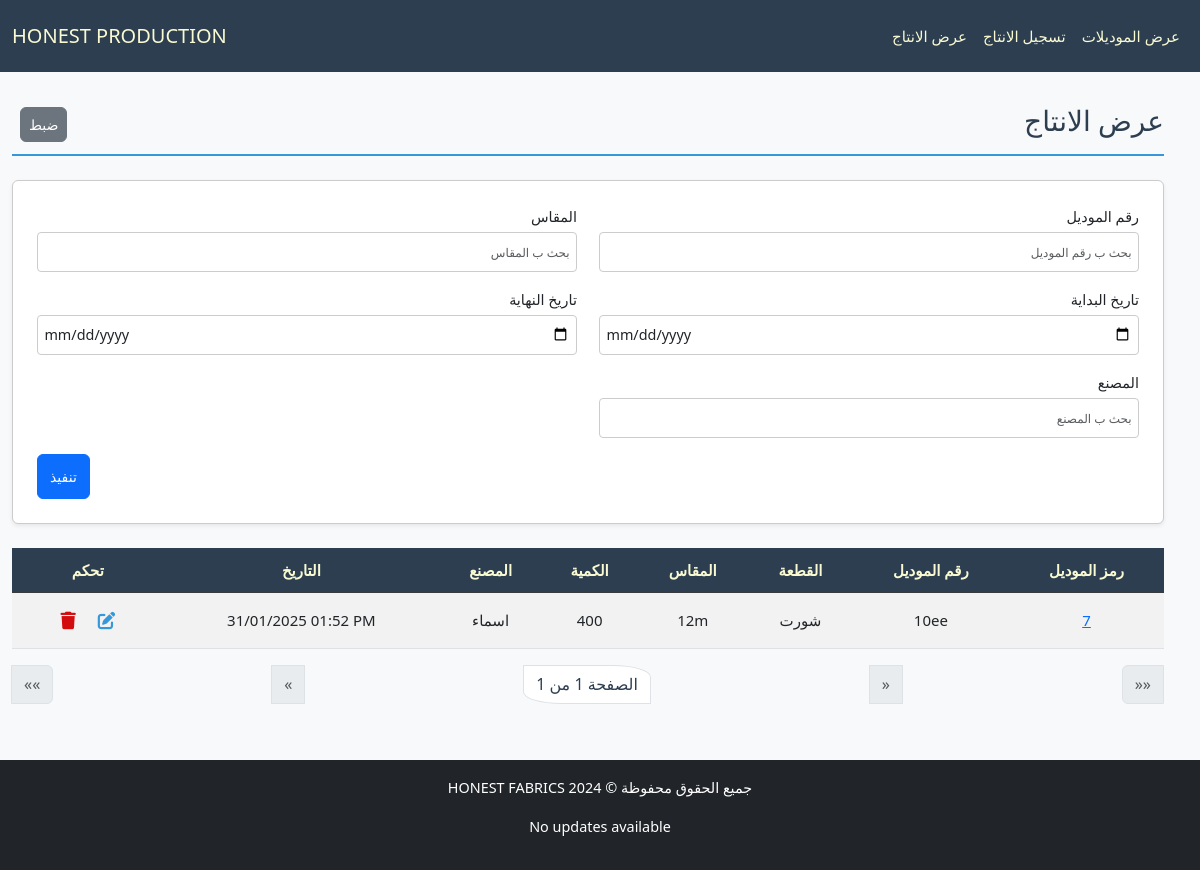
Before: /production/production-list with the older database file.
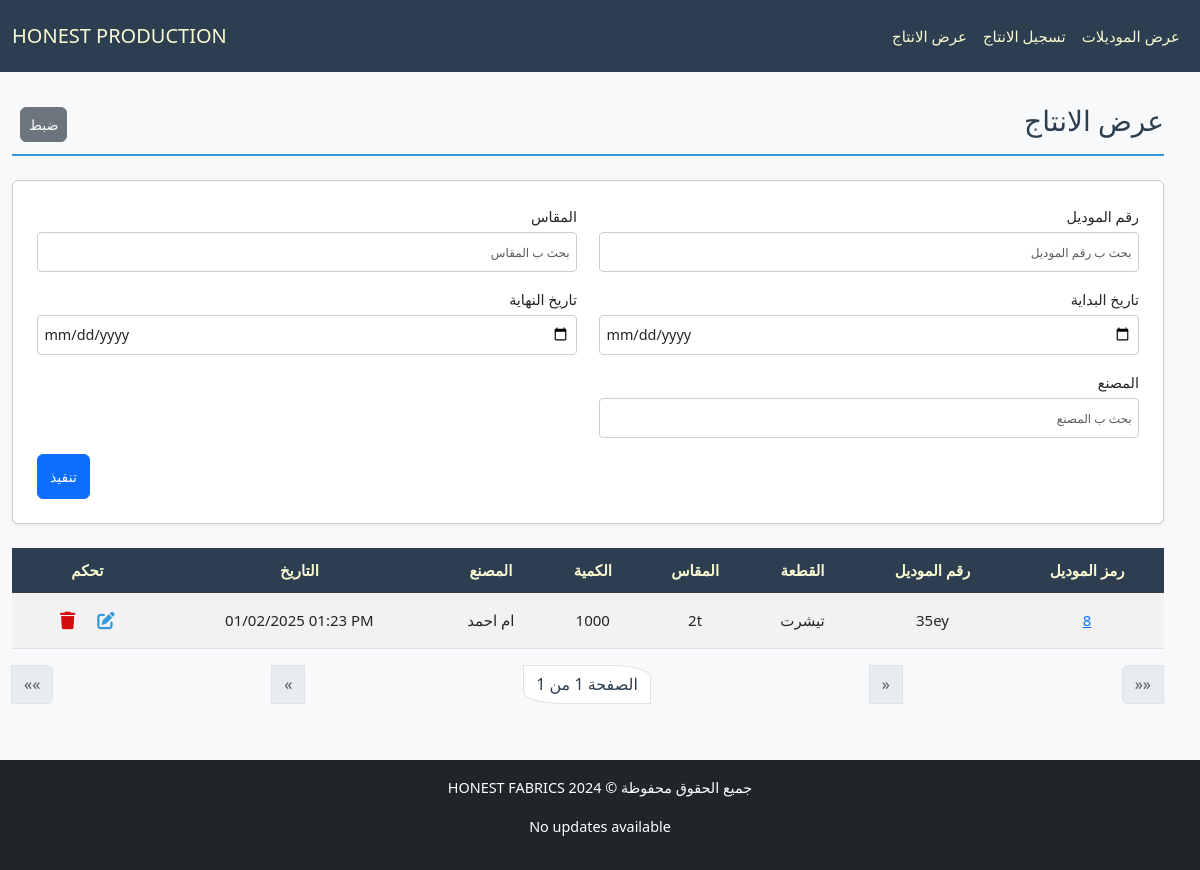
After: the same page with the newer database file.
### production/models.py (models this page shows, shortened)
class ProductionPiece(models.Model):
    piece = models.ForeignKey(Piece, verbose_name="القطعة", on_delete=models.CASCADE, related_name="productions")
    created_at = models.DateTimeField(verbose_name="تاريخ الإنشاء", default=now)
    used_amount = models.IntegerField(verbose_name="الكمية للانتاج", default=0, blank=True)
    factory = models.CharField(max_length=50, verbose_name="المصنع", blank=True)
    class Meta:
        ordering = ['-created_at']

class Piece(models.Model):
    model = models.ForeignKey(Model, verbose_name="الموديل", on_delete=models.CASCADE, related_name="pieces")
    type = models.CharField(max_length=50, verbose_name="النوع", blank=True)
    size = models.CharField(max_length=50, verbose_name="المقاس", blank=True)
    available_amount = models.IntegerField(verbose_name="الكمية المتبقية", blank=True, default=0)
    used_amount = models.IntegerField(verbose_name="الكمية المستخدمة", default=0, blank=True)
    class Meta:
        ordering = ['size', 'type']

class Model(models.Model):
    id = models.AutoField(primary_key=True, verbose_name="الرمز")
    model_number = models.CharField(max_length=50, verbose_name="رقم الموديل", unique=True)
    created_at = models.DateTimeField(verbose_name="تاريخ الإنشاء", default=now)
    is_archive = models.BooleanField(default=False)
    class Meta:
        ordering = ['-created_at']

### production/views.py (the view)
# urls.py: path('production-list', ProductionListingView.as_view(), name='production_list_view'),
class ProductionListingView(ListView):
    template_name = "production/list_production.html"
    model = ProductionPiece
    paginate_by = 30
    filter_fields = ["model_number", "type", "size", "start_date", "end_date", "factory"]
    def parse_date(self, date_str):
        try:
            normalized_date = date_str.replace("\\", "/")
            return datetime.strptime(normalized_date, "%Y-%m-%d")
        except (ValueError, AttributeError):
            return None
    def get_queryset(self):
        queryset = super().get_queryset()
        filters = Q()
        model_number = self.request.GET.get("model_number")
        if model_number:
            filters &= Q(piece__model__model_number__icontains=model_number)
        size = self.request.GET.get("size")
        if size:
            filters &= Q(piece__size__icontains=size)
        type = self.request.GET.get("type")
        if type:
            filters &= Q(piece__type__icontains=type)
        factory = self.request.GET.get("factory")
        if factory:
            filters &= Q(factory__icontains=factory)
        start_date = self.parse_date(self.request.GET.get("start_date"))
        end_date = self.parse_date(self.request.GET.get("end_date"))
        if start_date:
            filters &= Q(created_at__gte=start_date)
        if end_date:
            filters &= Q(created_at__lte=end_date)
        return queryset.filter(filters)
    def get_context_data(self, **kwargs):
        context = super().get_context_data(**kwargs)
        context["filter_fields"] = [
            {"field_name": "model_number", "verbose_name": "رقم الموديل", "value": self.request.GET.get("model_number", "")},
            {"field_name": "size", "verbose_name": "المقاس", "value": self.request.GET.get("size", "")},
            {"field_name": "start_date", "verbose_name": "تاريخ البداية", "value": self.request.GET.get("start_date", "")},
            {"field_name": "end_date", "verbose_name": "تاريخ النهاية", "value": self.request.GET.get("end_date", "")},
            {"field_name": "factory", "verbose_name": "المصنع", "value": self.request.GET.get("factory", "")},
        ]
        return context

### production/templates/production/list_production.html (shortened to what the changed rows need)
{% extends "cloth/layout.html" %}
{% load math_filters %}
{% block body %}
    <div class="pt-4 section-title d-flex justify-content-between align-items-center">
        <h2>عرض الانتاج</h2>
    </div>
    <form method="get" class="filter-form-flex mb-4 p-4 rounded shadow-sm">
        {% for filter_field in filter_fields %}
        <div class="form-group mb-3">
            <label for="filter_{{ forloop.counter }}" class="form-label">{{ filter_field.verbose_name }}</label>
            <input
                type="{% if filter_field.field_name in 'start_date end_date' %}date{% else %}text{% endif %}"
                id="filter_{{ forloop.counter }}"
                name="{{ filter_field.field_name }}"
                placeholder="بحث ب {{ filter_field.verbose_name }}"
                class="form-control"
                value="{{ filter_field.value }}">
        </div>
        {% endfor %}
    </form>
    <div class="table-responsive">
        <table class="table table-striped table-hover">
            <thead class="table-dark">
                <tr>
                    <th>رمز الموديل</th>
                    <th>رقم الموديل</th>
                    <th>القطعة</th>
                    <th>المقاس</th>
                    <th>الكمية</th>
                    <th>المصنع</th>
                    <th>التاريخ</th>
                    <th>تحكم</th>
                </tr>
            </thead>
            <tbody>
                {% for production_item in object_list %}
                <tr class="clickable-row" data-detail_url="{% url 'model_detail_view' production_item.piece.model.id %}">
                    <td>
                        <a href="{% url 'model_detail_view' production_item.piece.model.id %}">{{ production_item.piece.model.id }}</a>
                    </td>
                    <td>{{ production_item.piece.model.model_number }}</td>
                    <td>{{ production_item.piece.type }}</td>
                    <td>{{ production_item.piece.size }}</td>
                    <td>{{ production_item.used_amount }}</td>
                    <td>{{ production_item.factory }}</td>
                    <td dir="ltr">{{ production_item.created_at|date:"d/m/Y h:i A" }}</td>
                    <td>
                        <a class="px-2 btn" href="{% url 'productionpiece_edit' production_item.id %}">
                        </a>
                        <a class="px-2 btn" href="{% url 'productionpiece_delete' production_item.id %}">
                            </a>
                    </td>
                </tr>
                {% empty %}
                <tr>
                    <td colspan="5" class="text-center">لا يوجد عناصر</td>
                </tr>
                {% endfor %}
            </tbody>
        </table>
    </div>
{% endblock body %}

Changed rows visible on the page:
removed ProductionPiece: piece.model.id "7", piece.model.model_number "10ee", piece.type "شورت", piece.size "12m", used_amount "400", factory "اسماء", created_at "31/01/2025 01:52 PM"
added ProductionPiece: piece.model.id "8", piece.model.model_number "35ey", piece.type "تيشرت", piece.size "2t", used_amount "1000", factory "ام احمد", created_at "01/02/2025 01:23 PM"
